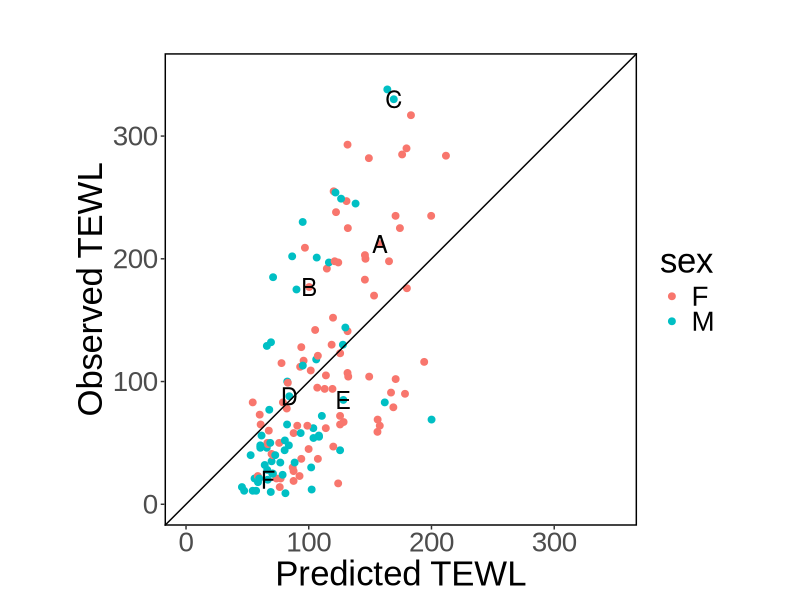

Recreate this plot in R.
rm(list=ls())

library(caret)
library(ggplot2)
library(dplyr)

obs_pred4 <- read.table("data/obs_pred_gray_nowt_sd1_skicon.txt",header=T)
obs_pred4["sex"] <- lapply(obs_pred4["sex"], gsub, pattern="0", replacement = "M")
obs_pred4["sex"] <- lapply(obs_pred4["sex"], gsub, pattern="1", replacement = "F")


dA <- obs_pred4[obs_pred4$ID=="D-051" & obs_pred4$season=="S",]
dB <- obs_pred4[obs_pred4$ID=="D-055" & obs_pred4$season=="S",]
dC <- obs_pred4[obs_pred4$ID=="D-110" & obs_pred4$season=="S",]
dD <- obs_pred4[obs_pred4$ID=="D-096" & obs_pred4$season=="W",]
dE <- obs_pred4[obs_pred4$ID=="D-022" & obs_pred4$season=="S",]
dF <- obs_pred4[obs_pred4$ID=="A-076" & obs_pred4$season=="W",]
d1 <- rbind(dA, dB, dC, dD, dE, dF)
d1$sym <- c("A", "B", "C", "D", "E", "F")


g <- ggplot() + 
  geom_point(data=obs_pred4 , aes(x=pred, y=obs, color=sex), size=2) +
  xlim(0,350) + ylim(0,350) +
  labs(title="",x="Predicted TEWL", y="Observed TEWL") +
 scale_color_hue(name = "sex", labels = c(F = "F", M ="M")) +
  theme(panel.border = element_rect(fill = NA, size=1), 
  	panel.background = element_rect(fill = NA,color = NA), 
  	text=element_text(size=25, family="Arial")) +
  geom_abline(intercept=0,slope=1)　+ coord_fixed(ratio=1)
g2 <-g + geom_text(data=d1 , aes(x=pred, y=obs, label=sym), size=6)
quartz(type="pdf", file="~/Dropbox/皮膚解析/TDA関連/TDA_2020_4/moisture/pred_obs_gray_nowt_spread1_PCA_skicon.pdf")
g2
dev.off()
